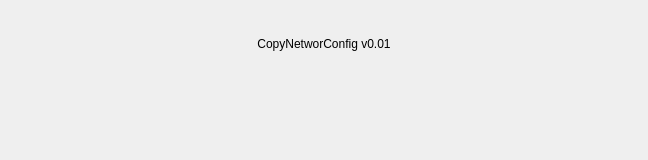
<?xml version="1.0" encoding="UTF-8"?>
<ui version="4.0">
 <class>VersionDialog</class>
 <widget class="QDialog" name="VersionDialog">
  <property name="geometry">
   <rect>
    <x>0</x>
    <y>0</y>
    <width>648</width>
    <height>160</height>
   </rect>
  </property>
  <property name="windowTitle">
   <string>Dialog</string>
  </property>
  <layout class="QVBoxLayout" name="verticalLayout">
   <item>
    <widget class="QWidget" name="widget" native="true">
     <layout class="QHBoxLayout" name="horizontalLayout">
      <item>
       <widget class="QLabel" name="titleLabel">
        <property name="maximumSize">
         <size>
          <width>300</width>
          <height>16777215</height>
         </size>
        </property>
        <property name="styleSheet">
         <string notr="true">font: 14pt &quot;Microsoft YaHei UI&quot;;</string>
        </property>
        <property name="text">
         <string>CopyNetworConfig v0.01</string>
        </property>
        <property name="alignment">
         <set>Qt::AlignCenter</set>
        </property>
       </widget>
      </item>
     </layout>
    </widget>
   </item>
   <item>
    <widget class="QWidget" name="widget_2" native="true">
     <layout class="QHBoxLayout" name="horizontalLayout_2">
      <item>
       <widget class="QLabel" name="buildDateLabel">
        <property name="maximumSize">
         <size>
          <width>300</width>
          <height>16777215</height>
         </size>
        </property>
        <property name="styleSheet">
         <string notr="true">font: 12pt &quot;Microsoft JhengHei UI&quot;;</string>
        </property>
        <property name="text">
         <string/>
        </property>
        <property name="alignment">
         <set>Qt::AlignCenter</set>
        </property>
       </widget>
      </item>
     </layout>
    </widget>
   </item>
  </layout>
 </widget>
 <resources/>
 <connections/>
</ui>
